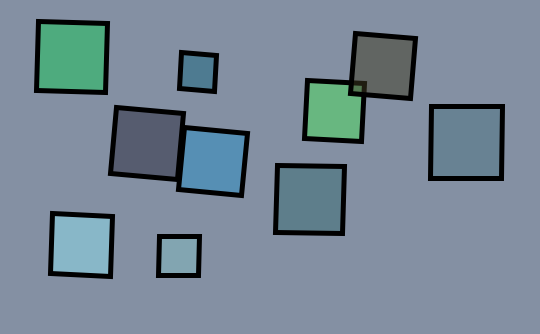
Frame 1 (no input)
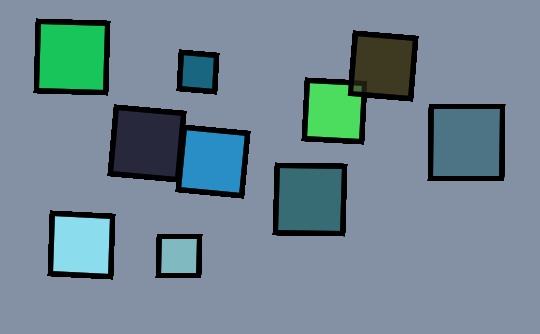
Frame 60 (the mouse pressed at the canvas centre just before this capture)
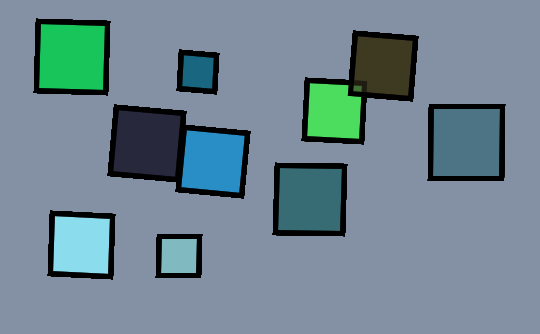
Frame 120 (the mouse held since frame 60 and released just before this capture)

The Processing sketch that drew these frames (run headless with seeded random() and noise(); from frame 60 on, the mouse is pressed at the canvas centre):

// Processing sketch: processing_18483
// ── processing_18483.pde

Disk [] Ghosts;

void setup(){
  size(540,334);
  smooth();
  background(132,144,163);
  buildGhosts();
  
}

void draw(){
  
  for(int i = 0 ; i < Ghosts.length ; i++){
    Ghosts[i].render(); 
  }

}

void buildGhosts(){
  Ghosts = new Disk[10];
  int border = 50;
  for(int i = 0 ; i < Ghosts.length ; i++){
    float xPos = random(border, width-border);
    float yPos = random(border,height-border);
    float xDir = 10;
    float yDir = 10;
    float radius = random(10,30);
    color clr = color(random(20,255),random(20,255),random(20,255),128);
    Ghosts[i] = new Disk(xPos,yPos,xDir,yDir,radius,clr);
  }
}

class Disk{

  float xPos;
  float yPos;
  float xDir;
  float yDir;
  float strokeSize;
  float angle;
  float sideLength;
  float radius;
  color clr;
  
  Disk(float axPos, float ayPos, float axDir,float ayDir, float aradius,color aclr)
  {
    xPos = axPos;
    yPos = ayPos;
    xDir = axDir;
    yDir = ayDir;
    radius = aradius;
    clr = aclr;
    
    strokeSize = 10;
    angle = random(0,2*PI);
    sideLength = random(30,80);
  }
  
  void render(){
    fill(clr);
    strokeWeight(strokeSize/2.0);
    pushMatrix();
      translate(xPos,yPos);
      rotate(radians(angle));
      rect(-sideLength/2.0,-sideLength/2.0,sideLength,sideLength);
    popMatrix();
    //ellipse(xPos,yPos,radius*2,radius*2);
  }
}
